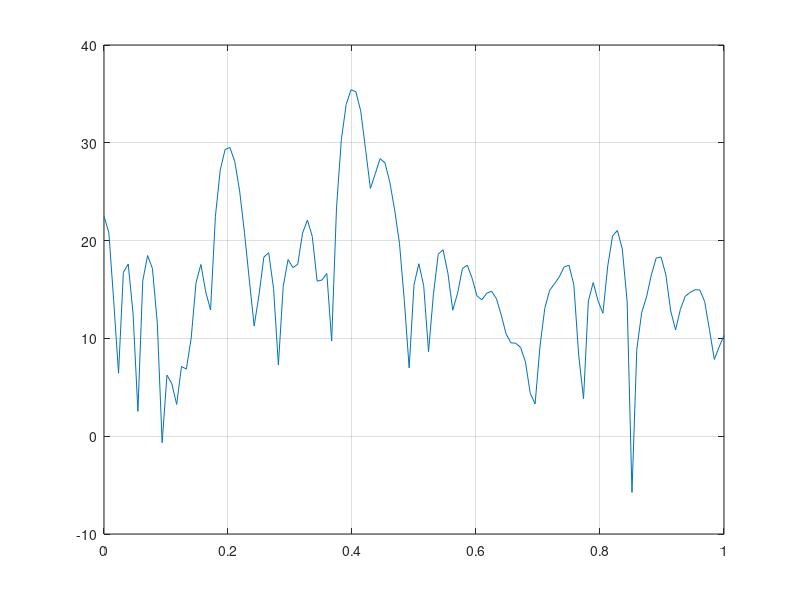

This chart was generated by the following MATLAB code: (Note: this script raises an error after producing the figure.)
clc;clear;close all;

%% 1
N = [64 256];

n = 0:N(1)-1;
X = sin(0.2*pi*n) + 2*sin(0.4*pi*n) + sin(0.45*pi*n) + sqrt(0.5)*randn(1,N(1));
X = cat(2,X,zeros(1,192));

Ixx = abs(fft(X)).^2;
Ixx_plot = Ixx(1:129);
w = 0:1/128:1;
figure;
plot(w,10*log10(Ixx_plot));grid on;ax = gca;ax.GridLineStyle = '--';axis([0 1 -10 40]);
xlabel('Normalized Frequency (\times\pi rad/sample)');ylabel('Power/frequency (dB/(rad/sample))');



n = 0:N(2)-1;
X = sin(0.2*pi*n) + 2*sin(0.4*pi*n) + sin(0.45*pi*n) + sqrt(0.5)*randn(1,N(2));

Ixx = abs(fft(X)).^2;
Ixx_plot = Ixx(1:129);
w = 0:1/128:1;
figure;
plot(w,10*log10(Ixx_plot));grid on;ax = gca;ax.GridLineStyle = '--';axis([0 1 -10 40]);
xlabel('Normalized Frequency (\times\pi rad/sample)');ylabel('Power/frequency (dB/(rad/sample))');


%% 2
N = 256;
L = [2 4];
n = 0:N-1;
X = sin(0.2*pi*n) + 2*sin(0.4*pi*n) + sin(0.45*pi*n) + sqrt(0.5)*randn(1,N);


%%%%%L = 2%%%%%
M = N/L(1);
window = rectwin(N);
Ixx = zeros(N,L(1));

for l = 1:L(1) %number of segments
    x_seg = X(1 + (l-1) * M : l * M);
    x_pad = cat(2,x_seg,zeros(1,N-M));
    sum_window = sum(abs(window).^2);
    Ixx(:,l) = 1/sum_window * abs(fft(window.*x_pad')).^2;

end

Cxx = sum(Ixx,2)/L(1);
Cxx_plot = 10*log10(Cxx(1:129));
w = 0:1/128:1;
figure;
plot(w,Cxx_plot);grid on;ax = gca;ax.GridLineStyle = '--';
xlabel('Normalized Frequency (\times\pi rad/sample)');ylabel('Power/frequency (dB/(rad/sample))');


%%%%%L = 4%%%%%
M = N/L(2);
window = rectwin(N);
Ixx = zeros(N,L(2));

for l = 1:L(1) %number of segments
    x_seg = X(1 + (l-1) * M : l * M);
    x_pad = cat(2,x_seg,zeros(1,N-M));
    sum_window = sum(abs(window).^2);
    Ixx(:,l) = 1/sum_window * abs(fft(window.*x_pad')).^2;

end

Cxx = sum(Ixx,2)/L(2);
Cxx_plot = 10*log10(Cxx(1:129));
w = 0:1/128:1;
figure;
plot(w,Cxx_plot);grid on;ax = gca;ax.GridLineStyle = '--';
xlabel('Normalized Frequency (\times\pi rad/sample)');ylabel('Power/frequency (dB/(rad/sample))');


%%%%%true spectrum%%%%%
N = 3000;
n = 0:N-1;
X = sin(0.2*pi*n) + 2*sin(0.4*pi*n) + sin(0.45*pi*n) + sqrt(0.5)*randn(1,N);

spec = fft(X,N);
spec_plot = spec(1:N/2+1);
w = 0:2/N:1;
plot(w,abs(spec_plot)/4,'color',"#D95319");hold on;grid on;ax = gca;ax.GridLineStyle = '--';
plot(w(300:302),abs(spec_plot(300:302))/4,'color',"#0072BD");
plot(w(600:602),abs(spec_plot(600:602))/4,'color',"#0072BD");
plot(w(675:677),abs(spec_plot(675:677))/4,'color',"#0072BD");
legend('Noise','Spectrum component');
xlabel('Normalized Frequency (\times\pi rad/sample)');ylabel('Amplitude');